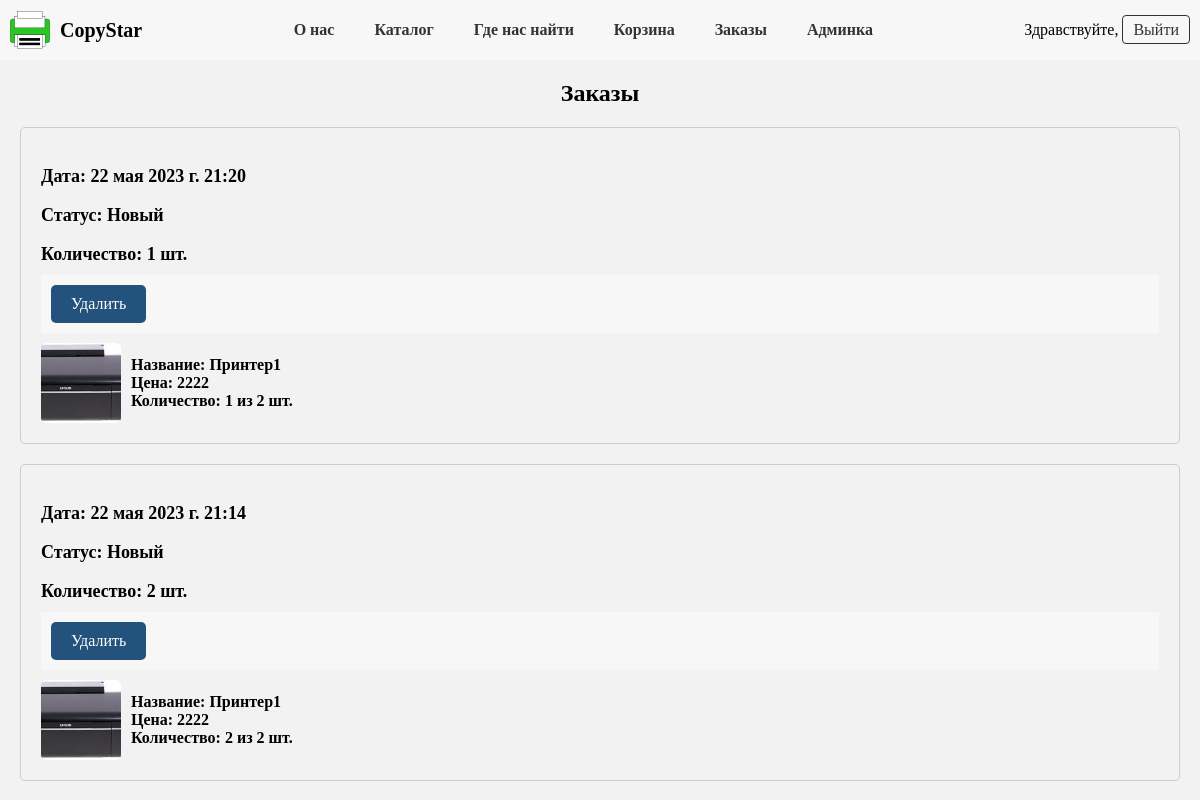
Screenshot of /orders (signed in) with the database file from the repository.
### app/models.py (models this page shows, shortened)
class AbstractModel(models.Model):
    name = models.CharField(max_length=30, verbose_name='Название')
    objects = models.Manager()
    class Meta:
        abstract = True
    def __str__(self):
        return self.name

class Order(AbstractModel):
    name = None
    user = models.ForeignKey('User', on_delete=models.CASCADE, verbose_name='Пользователь')
    date_create = models.DateTimeField(verbose_name='Дата заказа', auto_now_add=True)
    status = models.ForeignKey('Status', on_delete=models.CASCADE, verbose_name='Статус', default=1)
    result = models.CharField(max_length=50, verbose_name='Причина отказа')
    @property
    def amount(self):
        return OrderProduct.objects.filter(order=self.pk).aggregate(Sum('amount'))['amount__sum']
    amount.fget.short_description = 'Количество'
    @property
    def products(self):
        return OrderProduct.objects.filter(order=self.pk)
    class Meta:
        verbose_name = 'Заказ'
        verbose_name_plural = 'Заказы'

class Status(AbstractModel):
    class Meta:
        verbose_name = 'Статус'
        verbose_name_plural = 'Статусы'

class OrderProduct(AbstractModel):
    name = None
    order = models.ForeignKey('Order', on_delete=models.CASCADE)
    product = models.ForeignKey('Product', on_delete=models.CASCADE, verbose_name='Товар')
    amount = models.IntegerField(verbose_name='Количество товаров')

class Product(AbstractModel):
    category = models.ForeignKey(Category, on_delete=models.CASCADE, verbose_name='Категория')
    image = models.ImageField('Изображение')
    price = models.IntegerField('Цена')
    country = models.CharField(max_length=50, verbose_name='Страна-производитель')
    model = models.CharField(max_length=50, verbose_name='Модель')
    amount = models.IntegerField('Количество товаров на складе')
    class Meta:
        verbose_name = 'Товар'
        verbose_name_plural = 'Товары'

### app/views.py (the view)
# urls.py: path('orders', views.orders, name='orders'),
@login_required
def orders(req):
    orders = Order.objects.all().filter(user=req.user).order_by('-date_create')
    return render(req, 'orders.html', context={'orders': orders})

### app/models.py (called while the page is built)
    def __str__(self):
        return "%s %s" % (self.first_name, self.last_name)

### app/templates/orders.html (shortened to what this page needs)
{% extends 'base.html' %}
{% load static %}
{% block content %}
{% if orders %}
    <h2 class="orders-heading">Заказы</h2>
    <div>
        {% for o in orders %}
        <div class="order-card">
            <div>
                <h3><label>Дата:</label> {{ o.date_create }}</h3>
                <h3><label>Статус:</label> {{ o.status }}{% if o.result %} ({{ o.result }}){% endif %}</h3>
                <h3><label>Количество:</label> {{ o.amount }} шт.</h3>
                {% if o.status.id == 1 %}
                    <nav><a href="{% url 'delete_order' o.id %}">Удалить</a></nav>
                {% endif %}
            </div>
            {% for p in o.products %}
                <div class="product_item">
                    <img src="{{ p.product.image.url }}" alt="Product Image">
                    <div class="product-info1">
                        <h3><label>Название:</label> {{ p.product.name }}</h3>
                        <h3><label>Цена:</label> {{ p.product.price }}</h3>
                        <h3><label>Количество:</label> {{ p.amount }} из {{ p.product.amount }} шт.</h3>
                    </div>
                </div>
            {% endfor %}
        </div>
        {% endfor %}
    </div>
{% else %}
    <h2>Нет заказов</h2>
{% endif %}
{% endblock %}

### app/static/css/style.css (style rules this page uses)
* { font-family: 'EkMukta'; }
body { margin: 0; font-family: EkMukta, sans-serif; background-color: #f2f2f2; }
body { font-family: Arial, sans-serif; margin: 0; padding: 0; }
nav { background-color: #f7f7f7; padding: 10px; display: flex; justify-content: space-between; align-items: center; }
.orders-heading { font-size: 24px; margin-bottom: 20px; }
.order-card { border: 1px solid #ccc; border-radius: 5px; padding: 20px; margin-bottom: 20px; }
.order-card h3 { margin-bottom: 5px; font-size: 18px; }
.order-card label { font-weight: bold; }
.order-card nav { margin-top: 10px; }
.order-card nav a { background-color: #23527c; color: #fff; border: none; padding: 10px 20px; border-radius: 5px; cursor: pointer; font-size: 16px; text-decoration: none; }
.product_item { display: flex; align-items: center; margin-top: 10px; }
.product_item img { width: 80px; height: 80px; object-fit: cover; border-radius: 5px; margin-right: 10px; }
.product-info1 { flex: 1; }
.product-info1 h3 { margin: 0; font-size: 16px; }
.product-info1 label { font-weight: bold; }
h2 { font-size: 32px; font-weight: bold; margin-bottom: 20px; text-align: center; }

### rows the page displays
Order: date_create "22 мая 2023 г. 21:20", status "Новый", amount "1", shows "Удалить"
OrderProduct: product.image (picture), product.name "Принтер1", product.price "2222", amount "1", product.amount "2"
Order: date_create "22 мая 2023 г. 21:14", status "Новый", amount "2", shows "Удалить"
OrderProduct: product.image (picture), product.name "Принтер1", product.price "2222", amount "2", product.amount "2"
